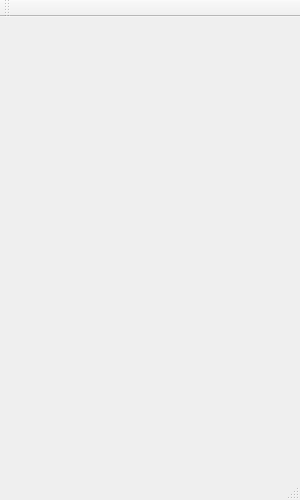
<?xml version="1.0" encoding="UTF-8"?>
<ui version="4.0">
 <class>MainWindow</class>
 <widget class="QMainWindow" name="MainWindow">
  <property name="geometry">
   <rect>
    <x>0</x>
    <y>0</y>
    <width>300</width>
    <height>500</height>
   </rect>
  </property>
  <property name="minimumSize">
   <size>
    <width>300</width>
    <height>500</height>
   </size>
  </property>
  <property name="maximumSize">
   <size>
    <width>300</width>
    <height>500</height>
   </size>
  </property>
  <property name="windowTitle">
   <string>IMChat</string>
  </property>
  <widget class="QWidget" name="centralWidget">
   <layout class="QVBoxLayout" name="verticalLayout">
    <item>
     <widget class="QWidget" name="widget" native="true"/>
    </item>
   </layout>
  </widget>
  <widget class="QMenuBar" name="menuBar">
   <property name="geometry">
    <rect>
     <x>0</x>
     <y>0</y>
     <width>300</width>
     <height>23</height>
    </rect>
   </property>
  </widget>
  <widget class="QToolBar" name="mainToolBar">
   <attribute name="toolBarArea">
    <enum>TopToolBarArea</enum>
   </attribute>
   <attribute name="toolBarBreak">
    <bool>false</bool>
   </attribute>
  </widget>
  <widget class="QStatusBar" name="statusBar"/>
 </widget>
 <layoutdefault spacing="6" margin="11"/>
 <resources/>
 <connections/>
</ui>
